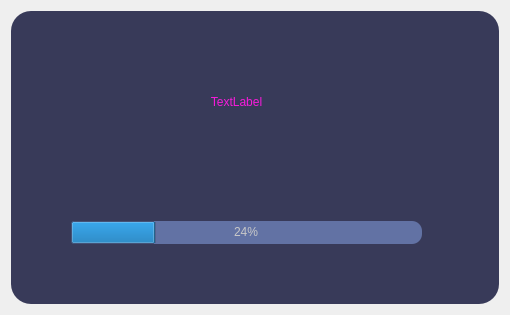
<?xml version="1.0" encoding="UTF-8"?>
<ui version="4.0">
 <class>ecran_demarrage</class>
 <widget class="QWidget" name="ecran_demarrage">
  <property name="geometry">
   <rect>
    <x>0</x>
    <y>0</y>
    <width>510</width>
    <height>315</height>
   </rect>
  </property>
  <property name="windowTitle">
   <string>Form</string>
  </property>
  <property name="styleSheet">
   <string notr="true">border-radius: 20px</string>
  </property>
  <layout class="QHBoxLayout" name="horizontalLayout">
   <item>
    <widget class="QFrame" name="sombre">
     <property name="styleSheet">
      <string notr="true">background-color: rgb(56, 58, 89);
border-radius: 20px</string>
     </property>
     <property name="frameShape">
      <enum>QFrame::StyledPanel</enum>
     </property>
     <property name="frameShadow">
      <enum>QFrame::Raised</enum>
     </property>
     <widget class="QLabel" name="label">
      <property name="geometry">
       <rect>
        <x>120</x>
        <y>40</y>
        <width>211</width>
        <height>101</height>
       </rect>
      </property>
      <property name="styleSheet">
       <string notr="true">color: rgb(246, 27, 218);
font: 14pt &quot;Cantarell&quot;;</string>
      </property>
      <property name="text">
       <string>TextLabel</string>
      </property>
      <property name="alignment">
       <set>Qt::AlignCenter</set>
      </property>
     </widget>
     <widget class="QProgressBar" name="progressBar">
      <property name="geometry">
       <rect>
        <x>60</x>
        <y>210</y>
        <width>351</width>
        <height>23</height>
       </rect>
      </property>
      <property name="styleSheet">
       <string notr="true">background-color: rgb(98, 114, 164);
color: rgb(200, 200, 200);
border-style: none;
border-radius: 10px;
text-align: center;
</string>
      </property>
      <property name="value">
       <number>24</number>
      </property>
     </widget>
    </widget>
   </item>
  </layout>
 </widget>
 <resources/>
 <connections/>
</ui>
